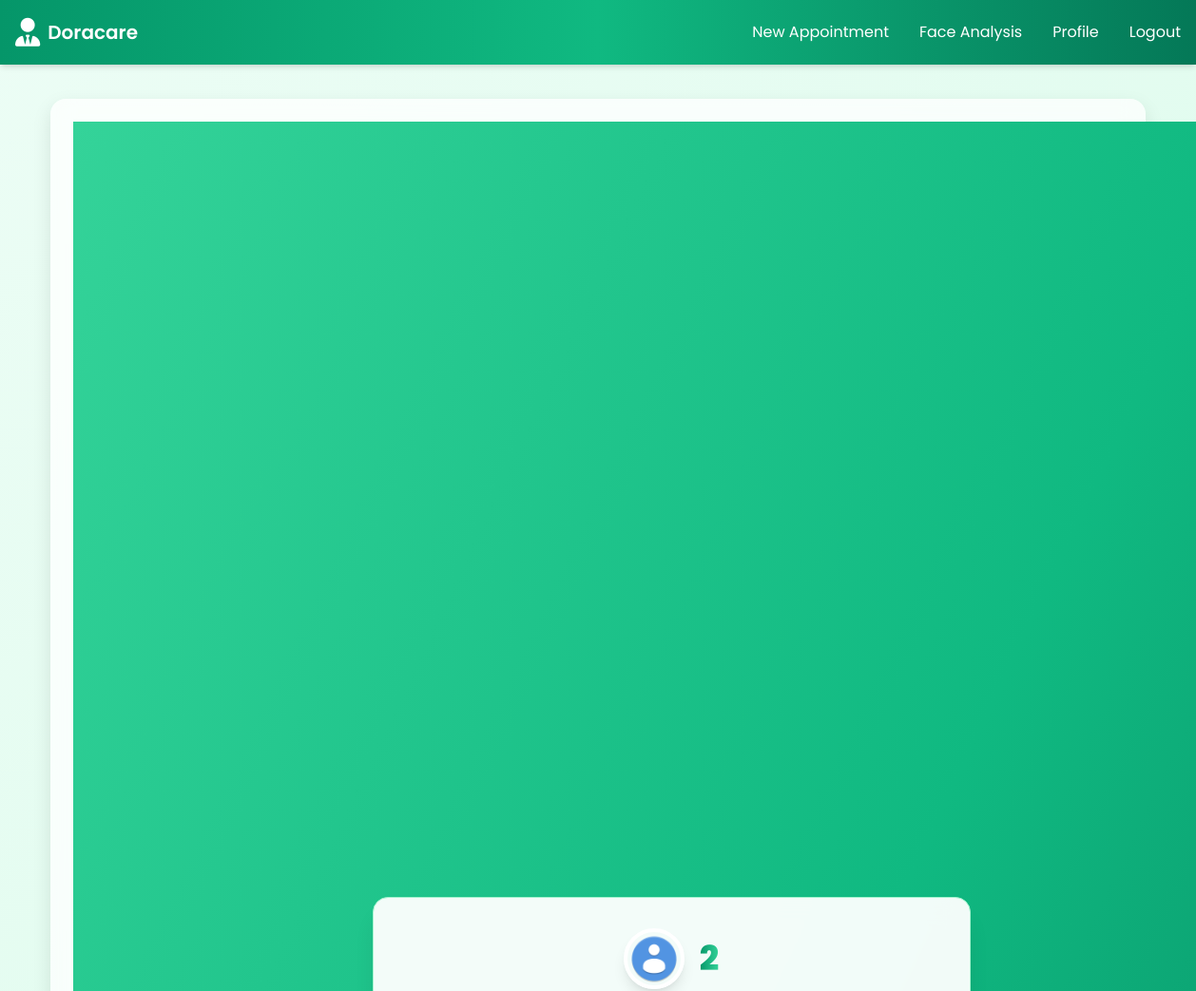
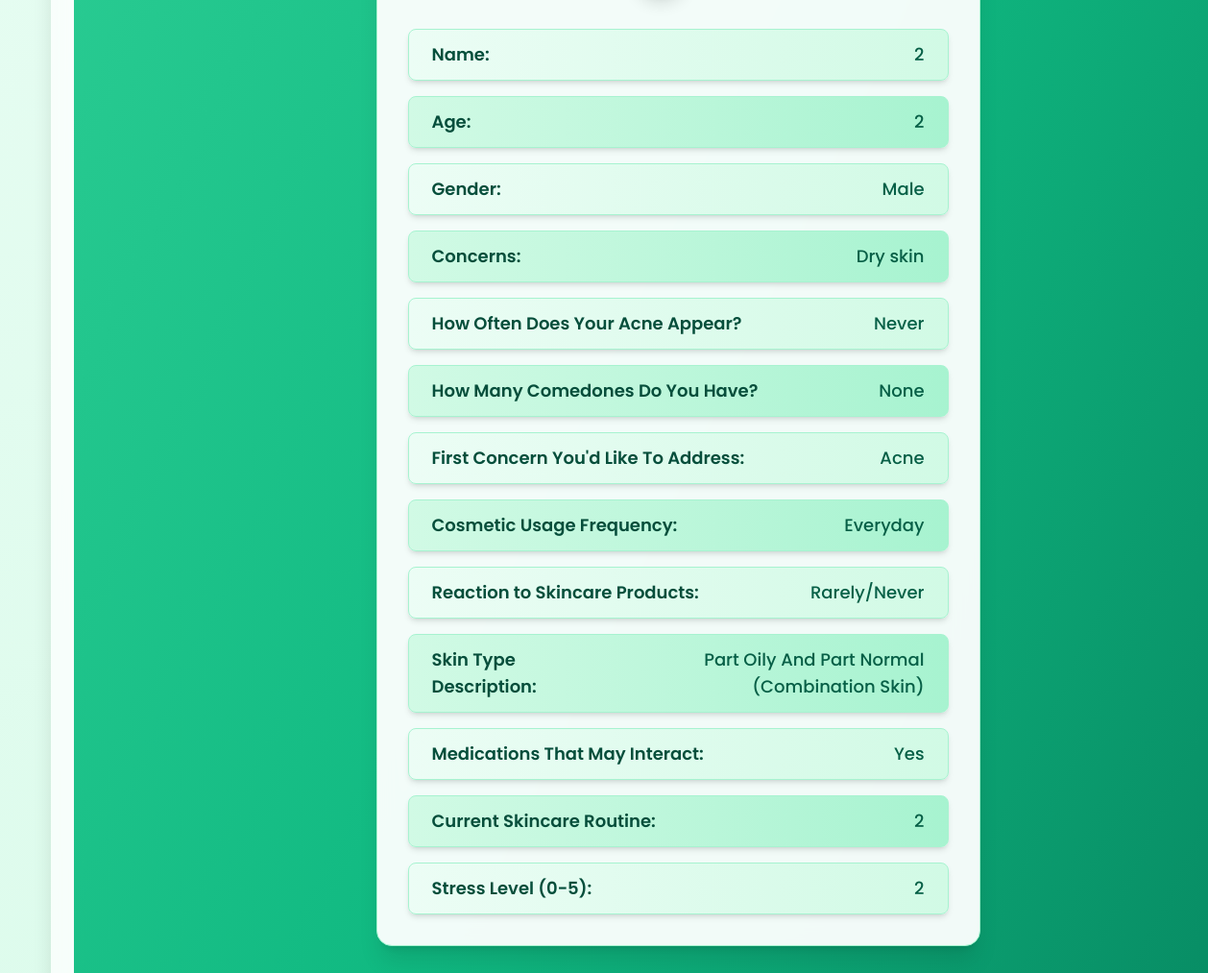
Screenshot of /profile (signed in) with the database file from the repository (2 pictures, top to bottom).
### tables this page shows
CREATE TABLE survey_responses (
                          id INTEGER PRIMARY KEY AUTOINCREMENT,
                          user_id INTEGER NOT NULL,
                          name TEXT NOT NULL,
                          age TEXT NOT NULL,
                          gender TEXT NOT NULL,
                          concerns TEXT NOT NULL,
                          acne_frequency TEXT NOT NULL,
                          comedones_count TEXT NOT NULL,
                          first_concern TEXT NOT NULL,
                          cosmetic_usage TEXT NOT NULL,
                          skin_reaction TEXT NOT NULL,
                          skin_type TEXT NOT NULL,
                          medications TEXT NOT NULL,
                          skincare_routine TEXT NOT NULL,
                          stress_level TEXT NOT NULL,
                          FOREIGN KEY (user_id) REFERENCES users(id));

### app.py (the view)
@app.route('/profile')
def profile():
    if 'username' in session:
        user_id = get_user(session['username'])[0]
        survey_response = get_survey_response(user_id)
        if survey_response:
            return render_template('profile.html',
                                   name=survey_response[2],
                                   age=survey_response[3],
                                   gender=survey_response[4],
                                   concerns=survey_response[5],
                                   acne_frequency=survey_response[6],
                                   comedones_count=survey_response[7],
                                   first_concern=survey_response[8],
                                   cosmetics_usage=survey_response[9],
                                   skin_reaction=survey_response[10],
                                   skin_type_details=survey_response[11],
                                   medications=survey_response[12],
                                   skincare_routine=survey_response[13],
                                   stress_level=survey_response[14],
                                  )
    return redirect('/')

### app.py (called while the page is built)
def get_user(username):
    with sqlite3.connect(DATABASE) as connection:
        cursor = connection.cursor()
        cursor.execute("SELECT * FROM users WHERE username = ?", (username,))
        return cursor.fetchone()

def get_survey_response(user_id):
    with sqlite3.connect(DATABASE) as connection:
        cursor = connection.cursor()
        cursor.execute("SELECT * FROM survey_responses WHERE user_id = ?", (user_id,))
        return cursor.fetchone()

### templates/profile.html (shortened to what this page needs)
{% extends 'layout.html' %}
{% block content %}
<div class="min-h-screen w-screen flex items-center justify-center relative px-4 py-16 bg-gradient-to-br from-emerald-400 via-emerald-500 to-emerald-700">
  <div class="max-w-screen-md w-full md:w-[50vw] bg-white bg-opacity-95 rounded-2xl p-8 shadow-xl backdrop-blur-md z-10 mt-16 border border-emerald-200">
    <div class="flex items-center justify-center mb-8 gap-4 flex-wrap">
      <img src="../static/assets/user.png" alt="Profile Image"
           class="w-16 h-16 rounded-full shadow-lg border-4 border-white">
      <p class="text-3xl md:text-4xl font-extrabold text-center bg-gradient-to-r from-emerald-600 to-emerald-400 bg-clip-text text-transparent">
      </p>
    </div>
    <div class="text-gray-800 flex flex-col gap-4">
      {% for label, value, bg_color in [
        ('Name:', name, 'bg-gradient-to-r from-emerald-50 to-emerald-100'),
        ('Age:', age, 'bg-gradient-to-r from-emerald-100 to-emerald-200'),
        ('Gender:', gender, 'bg-gradient-to-r from-emerald-50 to-emerald-100'),
        ('Concerns:', concerns, 'bg-gradient-to-r from-emerald-100 to-emerald-200'),
        ('How Often Does Your Acne Appear?', acne_frequency, 'bg-gradient-to-r from-emerald-50 to-emerald-100'),
        ('How Many Comedones Do You Have?', comedones_count, 'bg-gradient-to-r from-emerald-100 to-emerald-200'),
        ("First Concern You'd Like To Address:", first_concern, 'bg-gradient-to-r from-emerald-50 to-emerald-100'),
        ('Cosmetic Usage Frequency:', cosmetics_usage, 'bg-gradient-to-r from-emerald-100 to-emerald-200'),
        ('Reaction to Skincare Products:', skin_reaction, 'bg-gradient-to-r from-emerald-50 to-emerald-100'),
        ('Skin Type Description:', skin_type_details, 'bg-gradient-to-r from-emerald-100 to-emerald-200'),
        ('Medications That May Interact:', medications, 'bg-gradient-to-r from-emerald-50 to-emerald-100'),
        ('Current Skincare Routine:', skincare_routine, 'bg-gradient-to-r from-emerald-100 to-emerald-200'),
        ('Stress Level (0-5):', stress_level, 'bg-gradient-to-r from-emerald-50 to-emerald-100')
      ] %}
        <div class="px-6 py-3 flex flex-col md:flex-row justify-between items-center rounded-lg {{ bg_color }} shadow-md border border-emerald-200">
          <label class="font-semibold text-base md:text-lg text-emerald-900">{{ label }}</label>
          <span class="text-base md:text-lg font-medium text-emerald-800 text-right">{{ value }}</span>
        </div>
    </div>
  </div>
</div>
{% endblock %}

### static/css/style.css (style rules this page uses)
* { margin: 0; padding:0; box-sizing: border-box; font-family: 'Poppins', sans-serif; }

### templates/layout.html (style rules this page uses)
* { box-sizing: border-box; margin: 0; padding: 0; }
body { overflow-x: hidden; background: linear-gradient(135deg, #ecfdf5, #d1fae5); background-attachment: fixed; font-family: 'Segoe UI', sans-serif; padding-top: 80px; }

### rows the page displays
survey_responses: label "Gender:", gender "Male", label "Concerns:", concerns "Dry skin", label "How Often Does Your Acne Appear?", acne_frequency "Never", label "How Many Comedones Do You Have?", comedones_count "None", label "First Concern You'd Like To Address:", first_concern "Acne", label "Cosmetic Usage Frequency:", cosmetic_usage "Everyday", label "Reaction to Skincare Products:", skin_reaction "Rarely/Never", label "Skin Type Description:", skin_type "Part Oily And Part Normal (Combination Skin)", label "Medications That May Interact:", medications "Yes"

### other values shown
{{ label }} "Name:" "Age:" "Current Skincare Routine:" "Stress Level (0-5):"
{{ value }} "2" "2" "2" "2"
